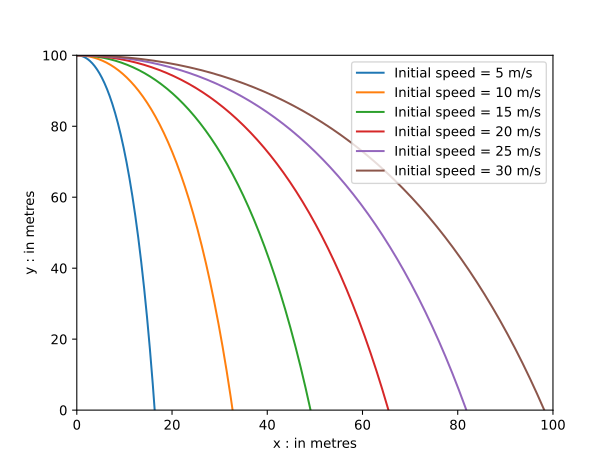

Generate this figure with Python:
""" Projectile.py

Script that approximates the solution to a system of differential
equations that gives a simple model for the motion of a projectile

"""

# Python modules
import sys

import matplotlib.pyplot as plt
import numpy as np

# Comp2941 modules
sys.path.append("..")
from timestepSolve import *


def rhs(_, y):
    """
    Define the right-hand side of a system of 4 differential equations.

    ARGUMENTS:  _   value of t (unused)
                y   4-dimensional array

    RESULTS:    f 1x4-dimensional array of the right-hand of differential equation
    """

    f = np.zeros([4, 1])

    g = 9.81
    k = 0.2

    f[0] = -k * y[0]
    f[1] = -g - k * y[1]
    f[2] = y[0]
    f[3] = y[1]

    return f.T


# Set the initial speed of the projectile in the x direction:

# Select initial and final time
t0 = 0.0
tfinal = 6.0

# Select the number of time steps to be taken
n = 1200

# Setup plot
plt.figure()

for speed in [5, 10, 15, 20, 25, 30]:
    # initialise y defined as
    # [X-velocity,Y-velocity,X-position,Y-position]
    y0 = np.array([speed, 0, 0, 100.0])

    # Apply Euler for n steps, assuming that acceleration is approximately
    # constant in each small time interval
    t, y = eulerN(rhs, t0, y0, tfinal, n)

    # Plot calculated trajectory
    plt.plot(y[:, 2], y[:, 3], label="Initial speed = %d m/s" % speed)

plt.legend()
plt.xlim([0, 100])
plt.ylim([0, 100])
plt.xlabel("x : in metres")
plt.ylabel("y : in metres")
plt.savefig("projectile0.svg")
